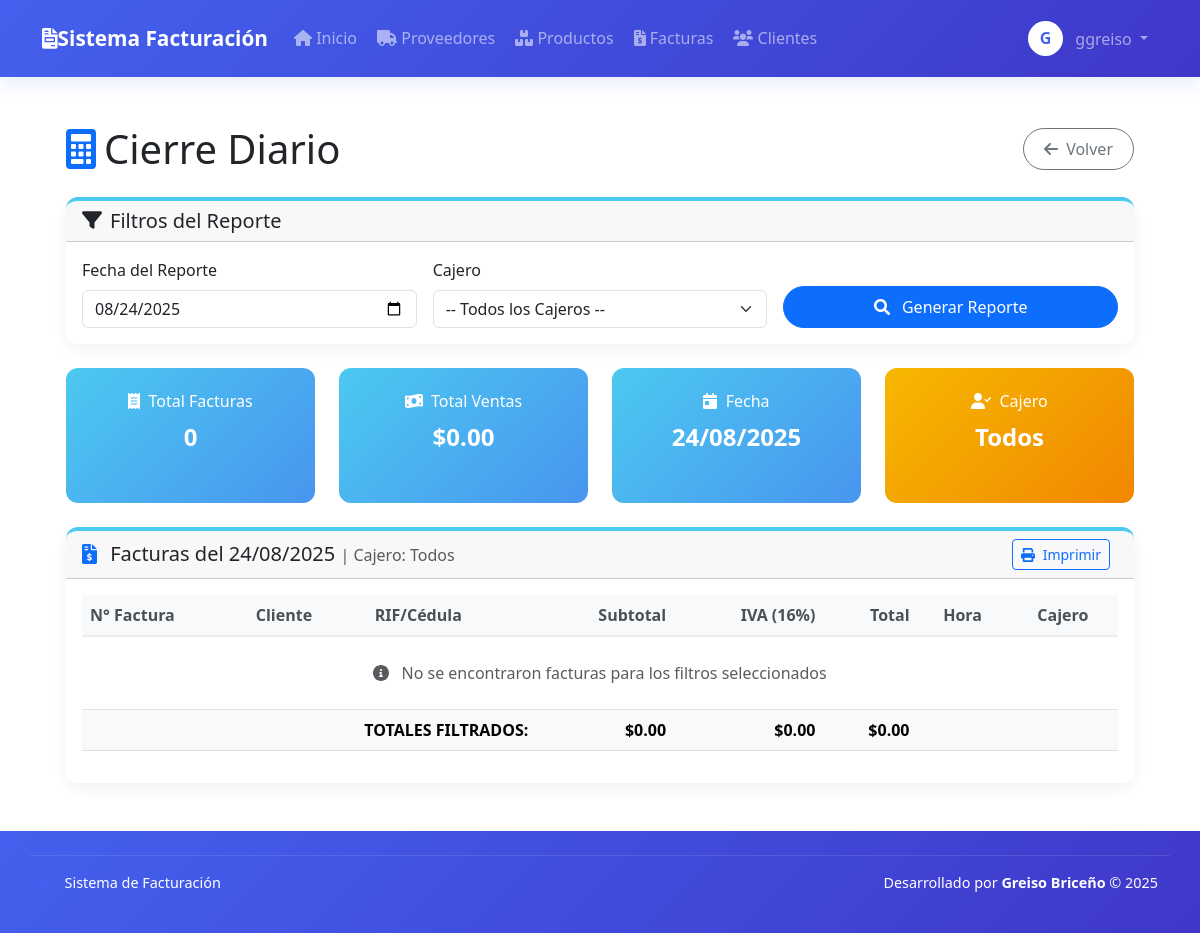
Before: /modules/invoices/cierre_diario.php?date=2025-08-24 (signed in) with the older database file.
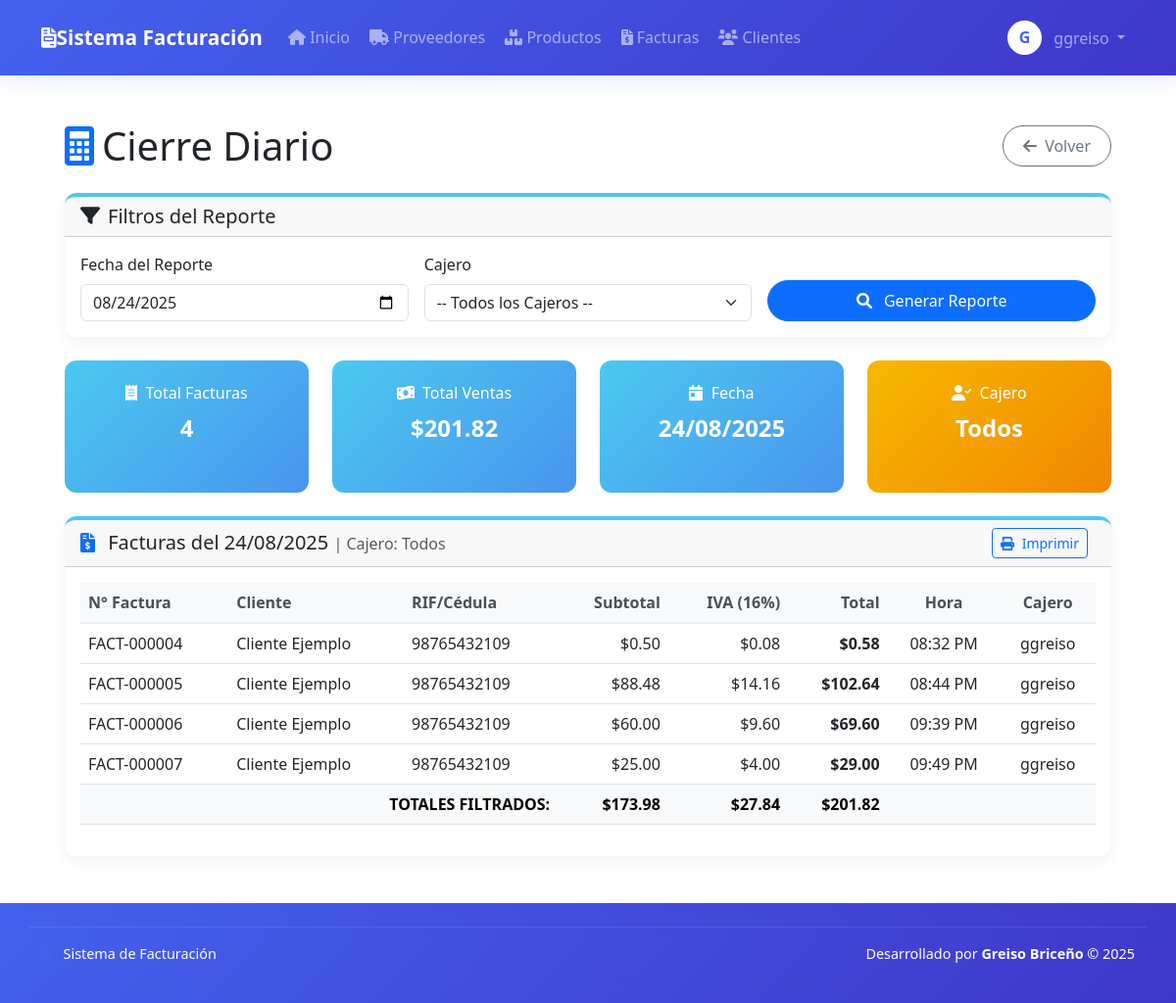
After: the same page with the newer database file.
### tables this page shows
CREATE TABLE `invoices` (
  `id` int(11) NOT NULL,
  `invoice_number` varchar(20) NOT NULL,
  `client_id` int(11) NOT NULL,
  `date` date NOT NULL,
  `subtotal` decimal(10,2) NOT NULL,
  `tax` decimal(10,2) NOT NULL,
  `total` decimal(10,2) NOT NULL,
  `user_id` int(11) NOT NULL,
  `updated_by` int(11) DEFAULT NULL,
  `action_type` enum('created','updated','deleted') DEFAULT 'created',
  `status` varchar(20) NOT NULL DEFAULT 'pending',
  `created_at` timestamp NOT NULL DEFAULT CURRENT_TIMESTAMP,
  `updated_at` timestamp NULL DEFAULT NULL ON UPDATE CURRENT_TIMESTAMP
);

CREATE TABLE `clients` (
  `id` int(11) NOT NULL,
  `name` varchar(100) NOT NULL,
  `ruc` varchar(20) DEFAULT NULL,
  `address` text,
  `phone` varchar(20) DEFAULT NULL,
  `email` varchar(100) DEFAULT NULL,
  `created_at` timestamp NOT NULL DEFAULT CURRENT_TIMESTAMP,
  `updated_at` timestamp NULL DEFAULT NULL ON UPDATE CURRENT_TIMESTAMP,
  `created_by` int(11) DEFAULT NULL,
  `updated_by` int(11) DEFAULT NULL,
  `action_type` enum('created','updated','deleted') DEFAULT 'created'
);

CREATE TABLE `users` (
  `id` int(11) NOT NULL,
  `username` varchar(50) NOT NULL,
  `password` varchar(255) NOT NULL,
  `role` varchar(20) NOT NULL DEFAULT 'user',
  `created_at` timestamp NOT NULL DEFAULT CURRENT_TIMESTAMP
);

### modules/invoices/cierre_diario.php (the view, shortened to what the changed rows need)
<?php
$report_date = isset($_GET['date']) ? $_GET['date'] : date('Y-m-d');
$sql = "SELECT i.*, c.name as client_name, c.ruc as client_ruc,
               u.username as cashier_name
        FROM invoices i
        LEFT JOIN clients c ON i.client_id = c.id
        LEFT JOIN users u ON i.user_id = u.id
        WHERE i.date = ?";
$params = [$report_date];
$types = "s";
$sql .= " ORDER BY i.created_at ASC";
$stmt = $conn->prepare($sql);
$stmt->bind_param($types, ...$params);
$stmt->execute();
$invoices = $stmt->get_result()->fetch_all(MYSQLI_ASSOC);
$total_facturas = count($invoices);
$total_ventas = 0;
$total_iva = 0;
$total_subtotal = 0;
$selected_cashier_name = 'Todos';
foreach ($invoices as $invoice) {
    $total_ventas += $invoice['total'];
    $total_iva += $invoice['tax'];
    $total_subtotal += $invoice['subtotal'];
}
require_once dirname(__DIR__, 2) . '/includes/header.php';
?>
<div class="container-fluid px-4">
    <div class="d-flex justify-content-between align-items-center my-4">
        <h1 class="mb-0"><i class="fas fa-calculator me-2 text-primary"></i>Cierre Diario</h1>
    </div>
    <?php if ($report_date): ?>
    <div class="row mb-4">
        <div class="col-md-3">
            <div class="summary-card text-center h-100">
                <h6><i class="fas fa-receipt me-1"></i> Total Facturas</h6>
                <div class="summary-value"><?= $total_facturas ?></div>
            </div>
        </div>
        <div class="col-md-3">
            <div class="summary-card text-center h-100">
                <h6><i class="fas fa-money-bill-wave me-1"></i> Total Ventas</h6>
                <div class="summary-value">$<?= number_format($total_ventas, 2) ?></div>
            </div>
        </div>
        <div class="col-md-3">
            <div class="summary-card text-center h-100">
                <h6><i class="fas fa-calendar-day me-1"></i> Fecha</h6>
                <div class="summary-value"><?= date('d/m/Y', strtotime($report_date)) ?></div>
            </div>
        </div>
        <div class="col-md-3">
            <div class="summary-card text-center h-100" style="background: linear-gradient(135deg, #f7b801, #f18701);">
                <h6><i class="fas fa-user-check me-1"></i> Cajero</h6>
                <div class="summary-value"><?= $selected_cashier_name ?></div>
            </div>
        </div>
    </div>
    <div class="card card-module mb-4">
        <div class="card-header d-flex justify-content-between align-items-center">
            <h5 class="card-title mb-0">
                <i class="fas fa-file-invoice-dollar me-2 text-primary"></i>
                Facturas del <?= date('d/m/Y', strtotime($report_date)) ?>
                <span class="text-muted fs-6">| Cajero: <?= $selected_cashier_name ?></span>
            </h5>
            <div class="no-print">
                <button onclick="window.print()" class="btn btn-sm btn-outline-primary me-2">
                    <i class="fas fa-print me-1"></i> Imprimir
                </button>
            </div>
        </div>
        <div class="card-body">
            <div class="table-responsive">
                <table class="table table-hover table-module">
                    <thead>
                        <tr>
                            <th>N° Factura</th>
                            <th>Cliente</th>
                            <th>RIF/Cédula</th>
                            <th class="text-end">Subtotal</th>
                            <th class="text-end">IVA (16%)</th>
                            <th class="text-end">Total</th>
                            <th class="text-center">Hora</th>
                            <th class="text-center">Cajero</th>
                        </tr>
                    </thead>
                    <tbody>
                        <?php if (empty($invoices)): ?>
                            <tr>
                                <td colspan="8" class="text-center py-4 text-muted">
                                    <i class="fas fa-info-circle me-2"></i> No se encontraron facturas para los filtros seleccionados
                                </td>
                            </tr>
                        <?php else: ?>
                            <?php foreach ($invoices as $invoice): ?>
                            <tr>
                                <td><?= htmlspecialchars($invoice['invoice_number']) ?></td>
                                <td><?= htmlspecialchars($invoice['client_name']) ?></td>
                                <td><?= htmlspecialchars($invoice['client_ruc']) ?></td>
                                <td class="text-end">$<?= number_format($invoice['subtotal'], 2) ?></td>
                                <td class="text-end">$<?= number_format($invoice['tax'], 2) ?></td>
                                <td class="text-end"><strong>$<?= number_format($invoice['total'], 2) ?></strong></td>
                                <td class="text-center"><?= date('h:i A', strtotime($invoice['created_at'])) ?></td>
                                <td class="text-center"><?= htmlspecialchars($invoice['cashier_name']) ?></td>
                            </tr>
                            <?php endforeach; ?>
                        <?php endif; ?>
                    </tbody>
                    <tfoot>
                        <tr class="table-light fw-bold">
                            <th colspan="3" class="text-end">TOTALES FILTRADOS:</th>
                            <th class="text-end">$<?= number_format($total_subtotal, 2) ?></th>
                            <th class="text-end">$<?= number_format($total_iva, 2) ?></th>
                            <th class="text-end">$<?= number_format($total_ventas, 2) ?></th>
                            <th colspan="2"></th>
                        </tr>
                    </tfoot>
                </table>
            </div>
        </div>
    </div>
    <?php endif; ?>
</div>
<?php
require_once dirname(__DIR__, 2) . '/includes/footer.php';
?>

Changed rows visible on the page:
added invoices: invoice_number "FACT-000004", client.name "Cliente Ejemplo", client.ruc "98765432109", subtotal "0.50", tax "0.08", total "0.58", created_at "08:32 PM", user.username "ggreiso"
added invoices: invoice_number "FACT-000005", client.name "Cliente Ejemplo", client.ruc "98765432109", subtotal "88.48", tax "14.16", total "102.64", created_at "08:44 PM", user.username "ggreiso"
added invoices: invoice_number "FACT-000006", client.name "Cliente Ejemplo", client.ruc "98765432109", subtotal "60.00", tax "9.60", total "69.60", created_at "09:39 PM", user.username "ggreiso"
added invoices: invoice_number "FACT-000007", client.name "Cliente Ejemplo", client.ruc "98765432109", subtotal "25.00", tax "4.00", total "29.00", created_at "09:49 PM", user.username "ggreiso"
Other visible differences:
$total_facturas: "0" → "4"
$total_ventas: "0.00" → "201.82"
$total_subtotal: "0.00" → "173.98"
$total_iva: "0.00" → "27.84"
text no longer shown: "No se encontraron facturas para los filtros seleccionados"
